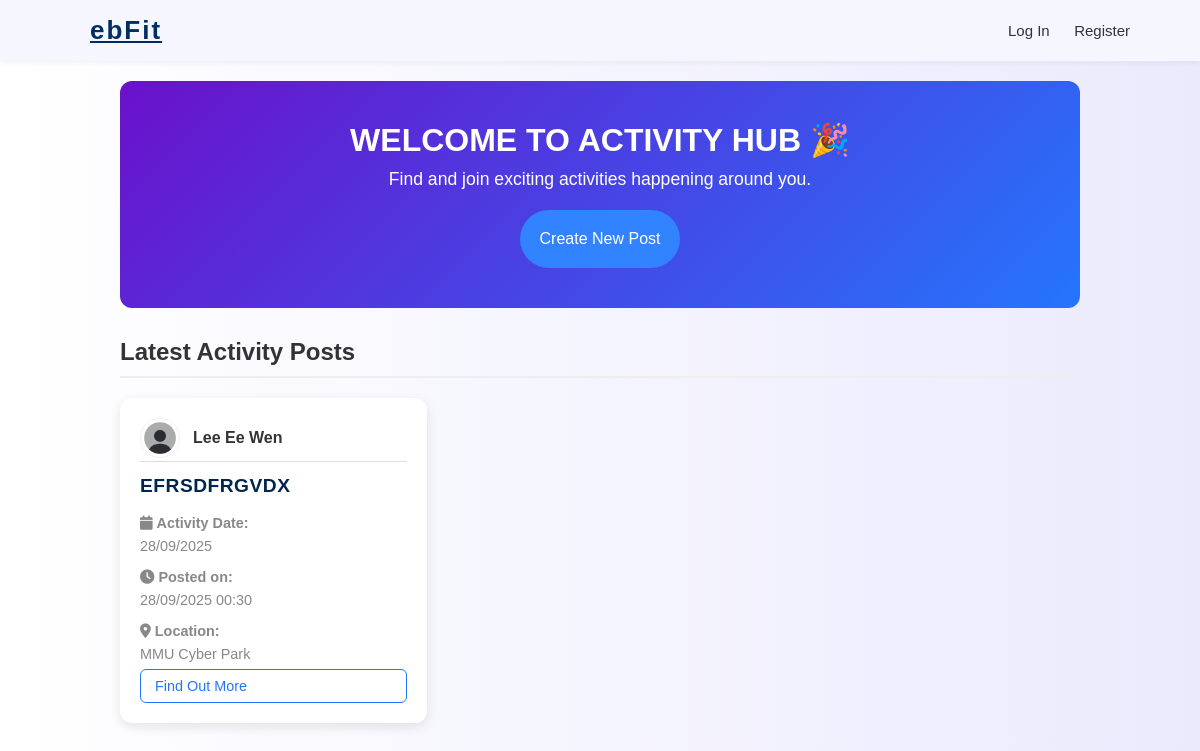
Before: /search with the older database file.
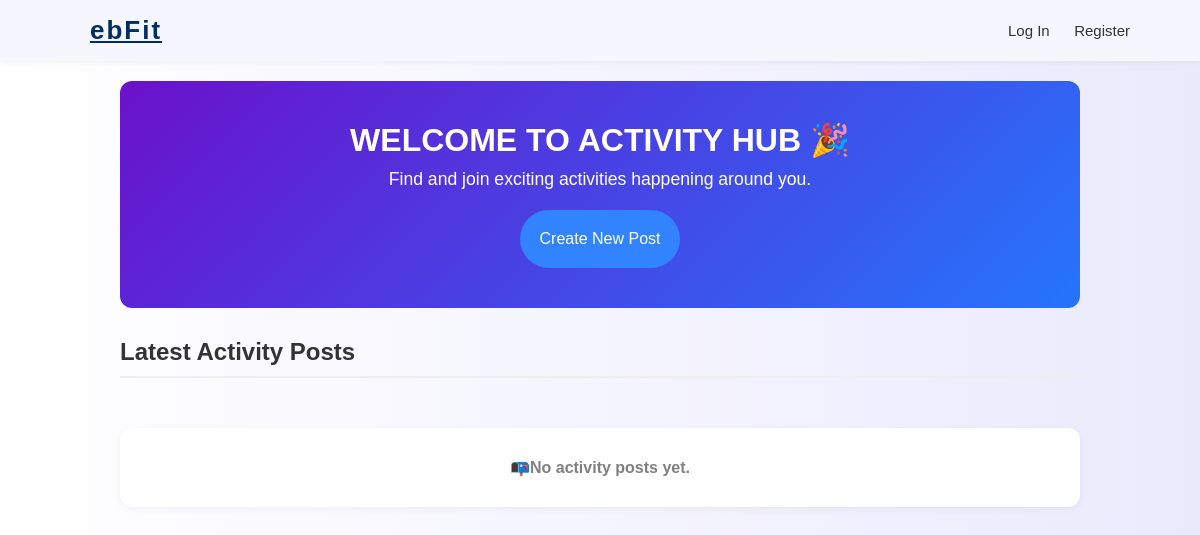
After: the same page with the newer database file.
### app.py (models this page shows, shortened)
class Posts(db.Model):
    __tablename__ = "posts" # Explicitly name the table "posts"
    post_id = db.Column(db.Integer, primary_key=True) # Unique identifier for each post
    title = db.Column(db.String(200), nullable=False) # Short title of the post/activity
    content = db.Column(db.Text, nullable=False) # Full description of the activity
    location = db.Column(db.String(100), nullable=False) # Where the activity happens
    event_date = db.Column(db.Date, nullable=False) # Activity date
    start_time = db.Column(db.Time, nullable=False) # Activity start time
    end_time = db.Column(db.Time, nullable=False) # Activity end time
    date_posted = db.Column(db.DateTime, default=datetime.utcnow, nullable=False)
    post_status = db.Column(db.String(20), default="open")
    participants = db.Column(db.Integer, nullable=False) # Max or current number of participants
    image_filename = db.Column(db.String(200), nullable=True) # Optional: image uploaded for this post
    email = db.Column(db.String(255), db.ForeignKey("users.email"), nullable=False)  # Foreign key → link each post to the user who created it
    user = db.relationship("User", back_populates="posts")
    is_hidden = db.Column(db.Boolean, default=False) # If True → hide this post from public views
    join_activities = db.relationship("JoinActivity", back_populates="post", lazy=True, cascade="all, delete-orphan")
    reports = db.relationship(
        "Reports",
        backref="post",                # enables Reports.post
        lazy=True,
        cascade="all, delete-orphan"  # deleting a post deletes reports
    )

class User(db.Model, UserMixin):
    __tablename__ = "users"
    email = db.Column(db.String(255), primary_key=True)
    name = db.Column(db.String(100), nullable=False)
    gender = db.Column(db.String(10), nullable=False)
    sport_level = db.Column(db.String(50), nullable=False)
    security_question = db.Column(db.String(255), nullable=False)
    security_answer = db.Column(db.String(255), nullable=False)
    password = db.Column(db.String(255), nullable=False)
    image_file = db.Column(db.String(255), nullable=False, default="default_image.png")
    bio = db.Column(db.Text, default="This user has not added a bio yet.", nullable=False)
    role = db.Column(db.String(20), default="user")
    is_suspended = db.Column(db.Boolean, default=False) # True = account suspended (blocked from login)
    posts = db.relationship("Posts", back_populates="user", lazy=True, cascade="all, delete-orphan")
    join_activities = db.relationship("JoinActivity", back_populates="user", lazy=True, cascade="all, delete-orphan")

### app.py (the view, shortened to what this page needs)
@app.route("/search", methods=["GET"])
def search():
    post_keyword = (request.args.get("post_keyword") or "").strip().lower() #keyword entered by user
    dateinpost = (request.args.get("date") or "").strip() #event date entered by user
    searched = False # flag to check if any search was done
    query = Posts.query.join(User).filter(Posts.is_hidden == False)
    results = query.order_by(Posts.date_posted.desc()).all()
    for post in results:
        if post.date_posted:
            if post.date_posted.tzinfo is None: #if no timezone info, assume UTC
                utc_time = pytz.utc.localize(post.date_posted)
            else:
                utc_time = post.date_posted
            post.local_date_posted_value = utc_time.astimezone(MALAYSIA_TZ) # Convert into malaysia time
        else:
            post.local_date_posted_value = None # No date available
    current_admin = None
    if session.get("admin_email"): # if session has admin email
        current_admin = Admin.query.get(session.get("admin_email"))
    return render_template(
        "index.html",
        posts=results, # Pass the search results
        searched=searched, # Flag (True if a search wa performed)
        post_keyword=post_keyword, #Pass keyword input back to template
        date=dateinpost, #Pass date input back to template
        admin=current_admin, # Info about logged-in admin
        user=current_user if current_user.is_authenticated else None # Info about logged-in user
    )

### app.py (called while the page is built)
@app.context_processor
def notif_count():
    if current_user.is_authenticated:
        count = Notification.query.filter_by(email=current_user.email, is_read=False).count()
        return {"unread_count": count}
    return {"unread_count": 0}

@app.context_processor
def inject_admin():
    email = session.get("admin_email")
    if email:
        current_admin = Admin.query.get(email)
        return dict(admin=current_admin)
    return dict(admin=None)

### templates/index.html (shortened to what this page needs)
{% extends "base.html" %}
{% block content %}
<div class="container">
    <div class="welcome">
        <h1>Welcome to Activity Hub 🎉</h1>
        <p>Find and join exciting activities happening around you.</p>
        <a href="{{ url_for('create') }}" class="btn btn-primary">Create New Post</a>
    </div>
    <h2 class="section-title">Latest Activity Posts</h2>
    <div class="posts-grid">
        {% if posts %}
            {% for post in posts %}
                <div class="post-card">
                    {% set author = post.user %}
                    {% set author_name = author.name if author else post.email %}
                    {% set author_image = author.image_file if author and author.image_file else 'default_image.png' %}
                    {% set author_email = author.email if author else post.email %}
                    <div class="author-wrapper">
                        <a href="{{ url_for('profile_page', email=author_email) }}" class="author-link">
                            <img src="{{ url_for('static', filename='profile_pics/' ~ author_image) }}"
                                 alt="{{ author_name }}'s profile picture"
                                 class="profile-pic">
                            <span class="author-name">{{ author_name }}</span>
                        </a>
                    </div>
                    <hr class="solid-line2">
                    <div class="post-header">
                        <h3 class="post-title">
                            {{ post.title }}
                        </h3>
                    </div>
                    <p class="meta"><i class="fa-solid fa-calendar"></i>
                        <strong>Activity Date: </strong><br>
                        <span>{{ post.event_date.strftime('%d/%m/%Y') if post.event_date else '' }}</span>
                    </p>
                    <p class="meta">
                        <i class="fa-solid fa-clock"></i>
                        <strong>Posted on:</strong><br>
                        <span>{{ post.local_date_posted_value.strftime('%d/%m/%Y %H:%M') if post.local_date_posted_value else '' }}</span>
                    </p>
                    <p class="meta">
                        <i class="fa-solid fa-location-dot"></i>
                        <strong>Location:</strong><br>
                        <span>{{ post.location or 'N/A' }}</span>
                    </p>
                    <a href="{{ url_for('post_detail', post_id=post.post_id) }}" class="btn btn-outline">Find Out More</a>
                </div>
            {% endfor %}
        {% else %}
            <div class="no-posts">
                <p>📭No activity posts yet.</p>
            </div>
        {% endif %}
    </div>
</div>
{% endblock %}

Changed rows visible on the page:
removed Posts: image_file (placeholder picture), title "EFRSDFRGVDX", event_date "28/09/2025", local_date_posted_value "28/09/2025 00:30", location "MMU Cyber Park"
no longer on this page (row edited): User: name "Lee Ee Wen"
Other visible differences:
text now shown: "📭No activity posts yet."
